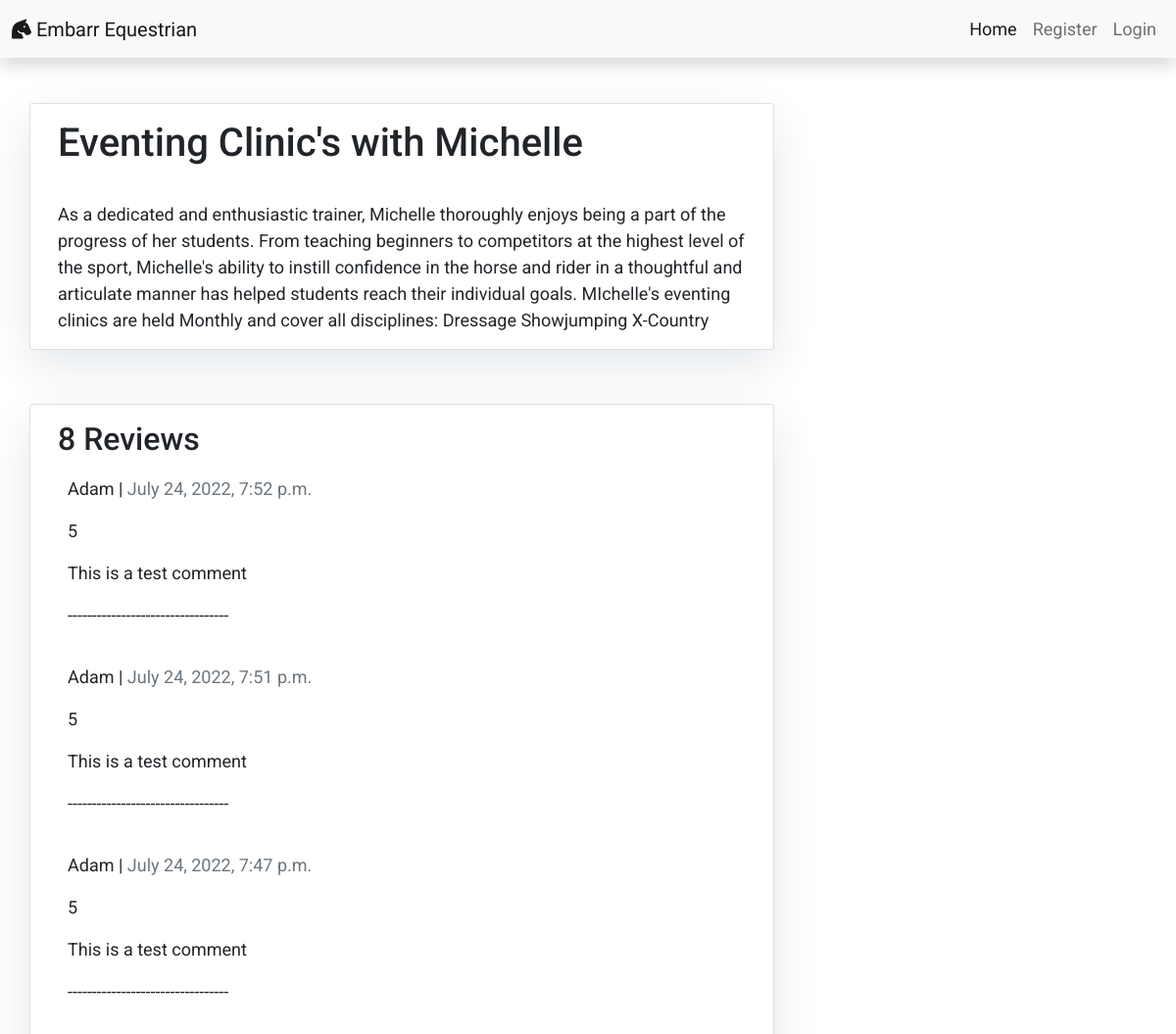
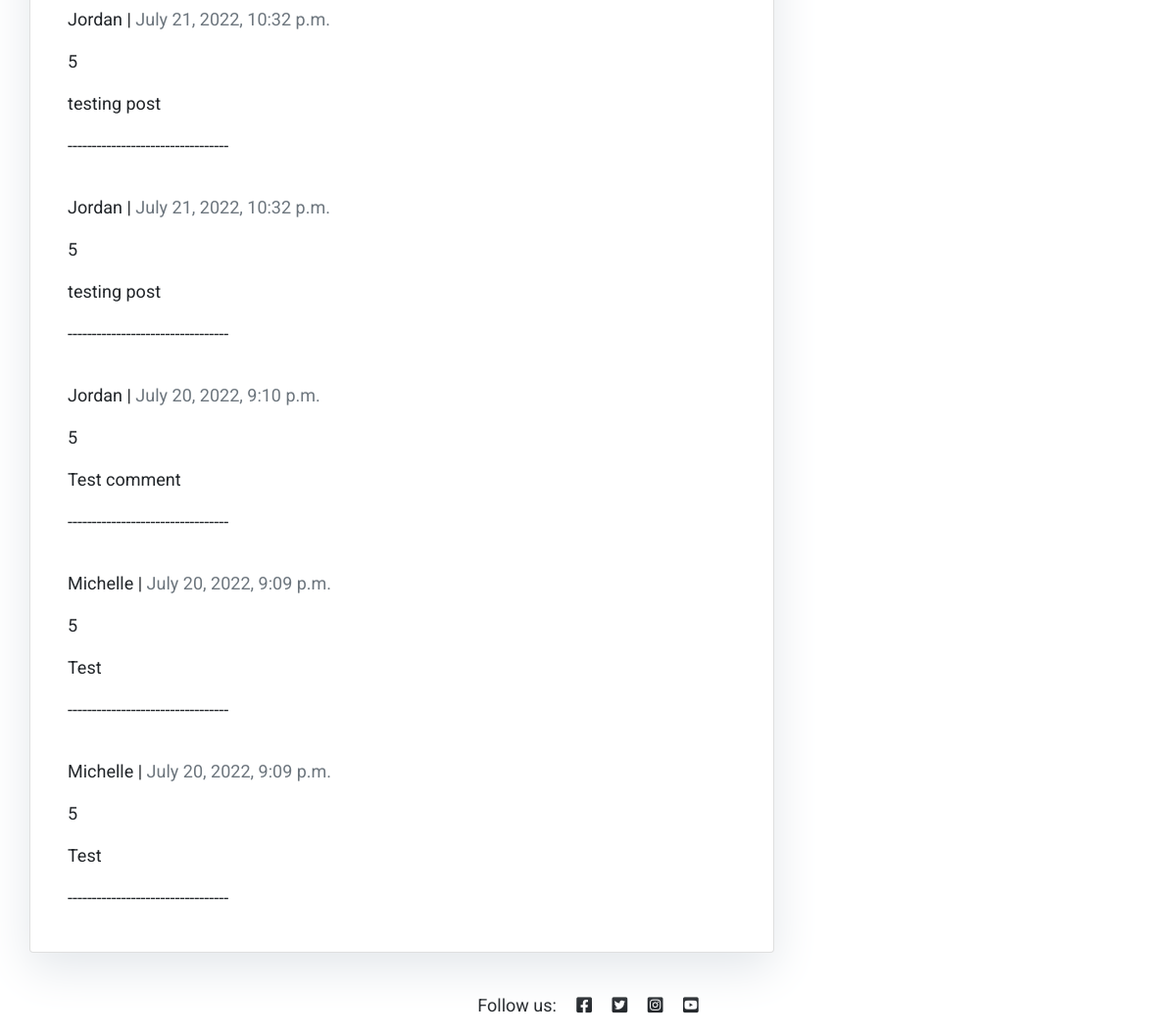
Page /eventing-clinics-with-michelle/ on the committed database (2 pictures, top to bottom).
### Reviews/models.py (models this page shows, shortened)
class Post(models.Model):
    title = models.CharField(max_length=200, unique=True)
    slug = models.SlugField(max_length=200, unique=True)
    author = models.ForeignKey(User, on_delete=models.CASCADE, related_name='test_posts')
    updated_on = models.DateTimeField(auto_now=True)
    content = models.TextField()
    created_on = models.DateTimeField(auto_now_add=True)
    status = models.IntegerField(choices=STATUS, default=0)
    class Meta:
        ordering = ['-created_on']

class Comment(models.Model):
    RATING_CHOICES = (
        (1, '1 Star'),
        (2, '2 Stars'),
        (3, '3 Stars'),
        (4, '4 Stars'),
        (5, '5 Stars'),
    )
    post = models.ForeignKey(Post, on_delete=models.CASCADE, related_name='comments')
    name = models.CharField(max_length=80)
    location = models.CharField(max_length=80, default='e.g Dublin')
    email = models.EmailField()
    body = models.TextField()
    rating = models.IntegerField(choices=RATING_CHOICES, default='5 stars')
    created_on = models.DateTimeField(auto_now_add=True)
    approved = models.BooleanField(default=False)
    active = models.BooleanField(default=False)
    class Meta:
        ordering = ['created_on']

### Reviews/views.py (the view, shortened to what this page needs)
# urls.py: path('<slug:slug>/', views.PostDetail.as_view(), name='post_detail'),
class PostDetail(View):
    def get(self, request, slug, *args, **kwargs):
        queryset = Post.objects.filter(status=1)
        post = get_object_or_404(queryset, slug=slug)
        comments = post.comments.filter(approved=True).order_by("-created_on")
        return render(
            request,
            "post_detail.html",
            {
                "post": post,
                "comments": comments,
            },
        )

### templates/post_detail.html (shortened to what this page needs)
{% extends 'base.html' %} {% block content %}
{% load crispy_forms_tags %}
<div class = "container">
  <div class = "row">
    <div class="col-md-8 card mb-4  mt-3">
      <div class="card-body">
        <h1>{% block title %} {{ post.title }} {% endblock title %}</h1>
        <p class="card-text ">{{ post.content | safe }}</p>
      </div>
    </div>
      </div>
    </div>
  <div class = "container">
    <div class = "row">
    <div class="col-md-8 card mb-4  mt-3">
      <div class="card-body">
      <h2>{{ comments.count }} Reviews</h2>
      {% for comment in comments %}
      <div class="comments" style="padding: 10px;">
        <p class="font-weight-bold">
          {{ comment.name }} |
          <span class=" text-muted font-weight-normal">
            {{ comment.created_on }}
          </span>
        </p>
        {{ comment.rating | linebreaks }}
        {{ comment.body | linebreaks }}
          <p>---------------------------------</p>
        </div>
 {% endfor %}
  </div>
</div>
{% endblock content %}

### static/css/style.css (style rules this page uses)
body { font-family: "Roboto", sans-serif; font-size: 18px; background-color:#fff; }
.row { margin-top: 15px; }
.card { box-shadow: 0 16px 48px #E3E7EB; }

### rows in the picture
Post: title "Eventing Clinic's with Michelle", content "As a dedicated and enthusiastic trainer, Michelle thoroughly enjoys being a part of the progress of her students. From teaching beginners to competitors at the highest level of the sport, Michelle's ability to instill confidence in the horse and rider in a thoughtful and articulate manner has helped students reach their individual goals. MIchelle's eventing clinics are held Monthly and cover all disciplines: Dressage Showjumping X-Country"
Comment: name "Adam", created_on "July 24, 2022, 7:52 p.m.", rating "5", body "This is a test comment"
Comment: name "Adam", created_on "July 24, 2022, 7:51 p.m.", rating "5", body "This is a test comment"
Comment: name "Adam", created_on "July 24, 2022, 7:47 p.m.", rating "5", body "This is a test comment"
Comment: name "Jordan", created_on "July 21, 2022, 10:32 p.m.", rating "5", body "testing post"
Comment: name "Jordan", created_on "July 21, 2022, 10:32 p.m.", rating "5", body "testing post"
Comment: name "Jordan", created_on "July 20, 2022, 9:10 p.m.", rating "5", body "Test comment"
Comment: name "Michelle", created_on "July 20, 2022, 9:09 p.m.", rating "5", body "Test"
Comment: name "Michelle", created_on "July 20, 2022, 9:09 p.m.", rating "5", body "Test"

### other values in the picture
{{ comments.count }} "8"
